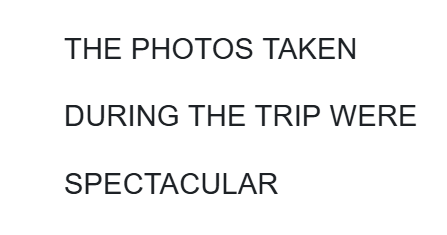
%> input picture photo.png, 447 x 235 px
$ octave --eval "result = runOCR('photo.png');"   (GNU Octave 9; MATLAB toolbox functions it lacks are replaced by stand-ins)
%> lines starting %> are read from the running program, lines starting %| are printed output that depends on the picture; in (x1, y1, x2, y2) boxes, pixels count from 0 and x2, y2 are one past the last pixel; in counts of white or black regions, pixels touching at a corner belong together; the program's own positions count from 1
### task1BinarizationAdvanced.m
function imOut = task1BinarizationAdvanced(imagePath)
% OTSU'S METHOD: Otsu finds the threshold that minimizes intra-class
% variance (between-class variance maximized).

img = imread(imagePath);
if size(img,3) == 3
    img = rgb2gray(img); % If RGB, convert to grayscale
end

img = im2double(img);
T = graythresh(img);           % Otsu's method — returns value in [0,1]
%we use MATLAB's implementation -- EXPLAIN DEEPLY IN REPORT
fprintf('Otsu threshold: %.3f\n', T);
imOut = ~imbinarize(img, T);      % invert: text becomes true
end

### task2RowProjection.m
function rowProjection = task2RowProjection(imBin)
% Goal: Obtaining and drawing row projection

rowProjection = sum(imBin, 2); % sumar la matriz por filas (how many active pixels (letters) in each row)

figure;
plot(rowProjection);
title('Row projection');
xlabel('Row index');
ylabel('Active pixels per row');

% Result: column vector with as many values as the image has rows

end

### task2SegmentRows.m
function [rowStarts, rowEnds, rowMask] = task2SegmentRows(imBin)
% Goal: Detecting text rows using row projection after morphological joining

% Join nearby components inside the same text line
imRows = imclose(imBin, strel('rectangle', [7 25]));

% Row projection on the processed image
rowProjection = sum(imRows, 2);

% Threshold to separate text rows from background
threshold = 0.1 * max(rowProjection);
rowMask = rowProjection > threshold;

% Smooth row mask to fill small gaps
rowMask = imclose(rowMask, ones(15,1));

% Detect row start and end indices
changes = diff([0; rowMask; 0]);
rowStarts = find(changes == 1);
rowEnds = find(changes == -1) - 1;

% Remove very small detections (noise)
minHeight = 10;
validRows = (rowEnds - rowStarts + 1) >= minHeight;
rowStarts = rowStarts(validRows);
rowEnds = rowEnds(validRows);

% Show result
figure;
plot(rowProjection);
title('Detected text rows');
xlabel('Row index');
ylabel('Active pixels per row');
hold on;
plot(rowStarts, rowProjection(rowStarts), 'ro');
plot(rowEnds, rowProjection(rowEnds), 'go');
hold off;

end

### task2ExtractRows.m
function rowImages = task2ExtractRows(imBin, rowStarts, rowEnds)
% Goal: Extracting each detected text row as a separate image

numRows = length(rowStarts); % Number of text lines detected
rowImages = cell(numRows, 1); % Creamos una celda columna para guardar cada recorte

figure;
for k = 1:numRows
    rowImages{k} = imBin(rowStarts(k):rowEnds(k), :); %Recorto una banda horizontal de la imagen

    subplot(numRows, 1, k); %Dividimos la figura en numRows partes verticales
    imshow(rowImages{k});
    title(['Row ', num2str(k)]);
end

end

### task3SegmentCharacters.m
%Now we have to segment the characters on each row
function allChars = task3SegmentCharacters(row)

% Logical format, to ensure we work in black and white
row = logical(row);

% IMPROVEMENT 1: morphological closing along the horizontal axis.
% Bridges tiny gaps inside a single character (e.g. the gap between the
% two diagonals of W, or thin breaks in I/T at low resolution) so they
% are not split into two blobs by the projection.
% Kernel: 1 row x 3 cols — only closes horizontal gaps, will not merge
% neighbouring characters which are separated by more than 3 columns.
row = imclose(row, strel('rectangle', [1 3]));

%Vertical proyection. For each column how many pixels of character we have
%We have a matrix where the zeros are spaces and the non zeros letters.
charProyection = sum(row, 1);

% Vertical projection: for each column, how many ink pixels exist


% IMPROVEMENT 2: use threshold=1 instead of 0.
% threshold=0 means a single noise pixel in any column opens a new blob.
% Requiring at least 2 ink pixels per column eliminates isolated noise dots
% without affecting real character strokes (which span many pixels tall).
threshold = 1;
binaryProyection = charProyection > threshold;

% Detect character blobs
d = diff([0 binaryProyection 0]);
startChar = find(d ==  1);
endChar   = find(d == -1) - 1;

% IMPROVEMENT 3: drop blobs narrower than 3 pixels — these are noise or
% scanning artifacts, not characters. Without this filter they skew avgWidth
% and cause real characters to be wrongly flagged as merged pairs.
blobWidths = endChar - startChar + 1;
validBlobs = blobWidths >= 3;
startChar  = startChar(validBlobs);
endChar    = endChar(validBlobs);

% Add a 1-pixel margin around each blob to avoid cutting edge strokes
startCharMargin = max(startChar - 1, 1);
endCharMargin   = min(endChar   + 1, size(row,2));


%Extract the characters of each row
%The length go in blocks, not in number of letters. StartChar contain all
%the start point of the blocks
numChars = length(startCharMargin);
chars = cell(1, numChars);

% %Iterate in all the blocks 'cutted'. For i=1 1st Char, for i=2 2nd Char...
% for i = 1:numChars
%     chars{i} = row(:, startCharMargin(i):endCharMargin(i)); %We assign to the chars variable all the characters.
% end
% %Store all chars.


% --- BUG FIX (Bug 5) ---
% Compute widths from the RAW (pre-margin) boundaries.
% Using endCharMargin-startCharMargin inflates every width by ~2 px,
% which biases avgWidth upward and causes the split condition to
% under-trigger (merged character pairs are missed).
widths   = endChar - startChar + 1;   % raw pixel width of each blob
avgWidth = mean(widths);
k = 1;

for i = 1:numChars
    width = widths(i);   % use raw width for the comparison

    if width > 1.5 * avgWidth
        % This blob is likely two merged characters.  Split at the midpoint.
        % We keep a 1-column overlap on the right half to avoid cutting
        % ink strokes that fall exactly on the split column.

        % Midpoint column (in margin-padded coordinates)
        cut = round((startCharMargin(i) + endCharMargin(i)) / 2);

        % Left half:  startMargin … cut  (inclusive)
        chars{k} = row(:, startCharMargin(i):cut);
        k = k + 1;

        % --- BUG FIX (Bug 6) ---
        % Original code started the right half at cut-1, so columns
        % (cut-1) and (cut) were included in BOTH halves — a 2-column
        % double-count.  Starting at (cut) gives a clean 1-column overlap
        % that is sufficient to avoid stroke loss.
        chars{k} = row(:, cut:endCharMargin(i));
        k = k + 1;

    else
        chars{k} = row(:, startCharMargin(i):endCharMargin(i));
        k = k + 1;
    end
end

allChars = chars;

% [6 lines of commented-out code are left out]

end

### task4PreprocessingCharacters.m
function characterOut = task4PreprocessingCharacters(characterArray, N)
%Goal: convert each segmented character from task3 into a NxN image
%being characterArray a cell array with image of each segmented character

%PRESERVING ROW STRUCTURE TO FACILITATE RECOGNITION!!!

numRows=length(characterArray);
characterOut = cell(numRows, 1); %create a cell array with 1 column and as many rows as images we have

for i = 1:numRows
    currentRow = characterArray{i};
    numCharsRow = length(currentRow);
    processedRow= cell(1,numCharsRow);

for k=1:numCharsRow
    image = currentRow{k};

    [height, width]=size(image); %size of the image containing each char

    % --- BUG FIX (Bug 7) ---
    % The original code used the variable name 'diff', which shadows
    % MATLAB's built-in diff() function (used in task2 and task3).
    % Although task4 itself does not call diff(), the shadowing can cause
    % confusing "Undefined function" errors if MATLAB's workspace leaks or
    % if this function is ever called from a script where diff is needed.
    % Renamed to 'padDiff' throughout.

    if height > width
        padDiff     = height - width;
        zerosRight  = ceil(padDiff / 2);
        zerosLeft   = floor(padDiff / 2);
        imgSquare   = padarray(image,    [0 zerosLeft],  0, 'pre');
        imgSquare   = padarray(imgSquare,[0 zerosRight], 0, 'post');

    elseif width > height
        padDiff     = width - height;
        zerosTop    = ceil(padDiff / 2);
        zerosBottom = floor(padDiff / 2);
        imgSquare   = padarray(image,    [zerosTop    0], 0, 'pre');
        imgSquare   = padarray(imgSquare,[zerosBottom 0], 0, 'post');

     %if the image is already square
    else
        imgSquare = image;
    end

    % IMPROVEMENT: use nearest-neighbour interpolation for resizing instead
    % of the default bilinear.  The input is already a binary (logical) image.
    % Bilinear resize produces grey-valued pixels at stroke edges, then the
    % hard > 0.5 threshold randomly deletes thin strokes (the middle bar of E,
    % the serif of I, the diagonals of W and V).  Nearest-neighbour keeps
    % every pixel either fully black or fully white, preserving stroke integrity.
    processedRow{k} = imresize(imgSquare, [N N], 'nearest');

end
    characterOut{i} = processedRow; %adding in each iteration the WHOLE ROW of resized square images to the next pos of the cell array

end

% [7 lines of commented-out code are left out]

end

### task5CreatingAlphabet.m
function [alphabet, alphabetChars] = task5CreatingAlphabet(alphabetImagePath, N, labels)
% Goal: create an alphabet of character templates from an alphabet image.
% input:
% alphabetImagePath :'alphabet.png'
% N : final size of each character( 32)
% labels: character labels, ('ABCDEFGHIJKLMNOPQRSTUVWXYZ')

% output:
% alphabet: structure containing the templates (alphabet.A, alphabet.B...)
% alphabetChars -> cell array with the preprocessed character images

if nargin < 2
    N = 32;
end %if the user does not enter a value for N, we use 32 by default

if nargin < 3
    labels = 'ABCDEFGHIJKLMNOPQRSTUVWXYZ';
end %if the user does not enter the labels, the function uses an alphabet of 26 letters by defult

% binarize the alphabet image
imAlphabet = task1BinarizationAdvanced(alphabetImagePath);

% we apply task2: segment rows
% in 'alphabet.png' two lines appear,
% rowStarts: saves where each row starts
% rowEnds: saves where each row ends
% ignore third exit (~)
[rowStarts, rowEnds, ~] = task2SegmentRows(imAlphabet);

% extract each row, it creates two separate images
rowImages = task2ExtractRows(imAlphabet, rowStarts, rowEnds);

% segment characters in each row
numRows = length(rowImages);
allChars = cell(numRows, 1); % we create an empty cell where we are saving the characters

for i = 1:numRows
    allChars{i} = task3SegmentCharacters(rowImages{i});
end

% preprocess characters to obtain NxN images
processedChars = task4PreprocessingCharacters(allChars, N);

% convert the result into a simple cell array
alphabetChars = flattenCharacterCells(processedChars);

% check that the number of characters matches the labels
if length(alphabetChars) ~= length(labels)
    error('Alphabet mismatch: segmented %d characters but %d labels were provided. ', length(alphabetChars), length(labels));
end
% create alphabet structure, where we save labels
alphabet = struct;

for k = 1:length(labels)
    currentLabel = labels(k);
    alphabet.(currentLabel) = alphabetChars{k};
end

end


function flatChars = flattenCharacterCells(chars)
% Converts nested cell arrays into a simple cell array, necessary because
% characteres are separated by rows

flatChars = {}; % We create an empty cell where we are saving every character in order

if iscell(chars) % check chars is a cell
    for i = 1:numel(chars)
        if iscell(chars{i})
            innerChars = flattenCharacterCells(chars{i});
            flatChars = [flatChars innerChars];
        else
            flatChars{end + 1} = chars{i};
        end
    end
else
    error('The preprocessed characters must be stored in a cell array.');
end

end

### runOCR.m
function recognizedString = runOCR(imageFile)

%%TASK1. BINARIZATION

imBinarized = task1BinarizationAdvanced(imageFile); %otsu finds optimal threshold (lower threshold, lineas mas finas, capta menos)
%> in task1BinarizationAdvanced, img is the input picture: size 235x447x3 uint8; mean R, G, B 243.4, 243.6, 243.8
%> in task1BinarizationAdvanced, `T = graythresh(img);           % Otsu's method — returns value in [0,1]`: T = 0.6
%| Otsu threshold: 0.600
%> in task1BinarizationAdvanced, `imOut = ~imbinarize(img, T);`:
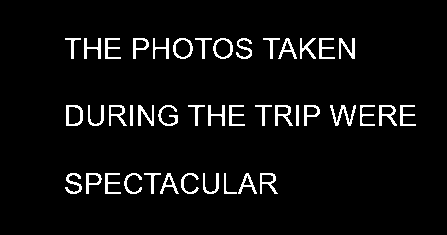
%> imOut: size 235x447 logical; 5.1% white in thin lines or dots, all inside (x1, y1, x2, y2) = (65, 38, 416, 194)

%%TASK2. SEGMENTING ROWS

% Method: vertical projection
% Sum image rows to detect text lines
rowProjection = task2RowProjection(imBinarized);
%> in task2RowProjection, `rowProjection = sum(imBin, 2);`: rowProjection = 235 values, max 196 at index 107, min 0 at index 1, mean 22.94
%> figure, not shown here; curve peaks at x = 107, y = 196
[rowStarts, rowEnds, rowMask] = task2SegmentRows(imBinarized);
%> in task2SegmentRows, `imRows = imclose(imBin, strel('rectangle', [7 25]));`: imRows: size 235x447 logical; 15.7% white; 3 white regions, box (x1, y1, x2, y2) and area: (66, 105, 416, 126) 6457, (65, 38, 355, 59) 5601, (65, 173, 278, 194) 4386
%> in task2SegmentRows, `rowProjection = sum(imRows, 2);`: rowProjection = 235 values, max 349 at index 106, min 0 at index 1, mean 69.97
%> in task2SegmentRows, `threshold = 0.1 * max(rowProjection);`: threshold = 34.9
%> in task2SegmentRows, `rowMask = rowProjection > threshold;`: rowMask = 235 logical values, 63 true
%> in task2SegmentRows, `changes = diff([0; rowMask; 0]);`: changes = 236 values, max 1 at index 39, min -1 at index 60, mean 0
%> in task2SegmentRows, `rowStarts = find(changes == 1);`: rowStarts = [39; 106; 174]
%> in task2SegmentRows, `rowEnds = find(changes == -1) - 1;`: rowEnds = [59; 126; 194]
%> in task2SegmentRows, `validRows = (rowEnds - rowStarts + 1) >= minHeight;`: validRows = [true; true; true]
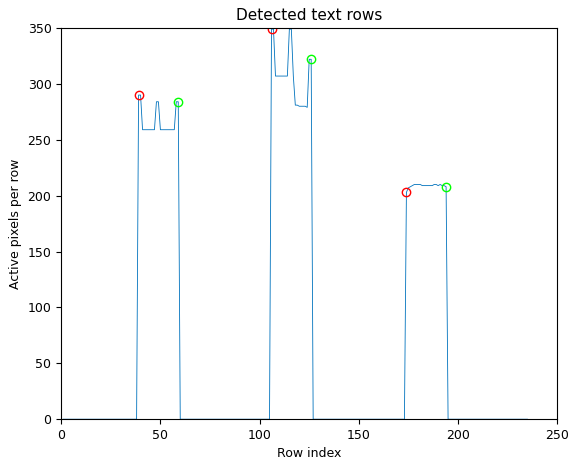
%> figure redrawn from the program's plot data; curve peaks at x = 106, y = 349
%> rowStarts = [39; 106; 174]; rowEnds = [59; 126; 194]; rowMask = 235 logical values, 63 true
rowImages = task2ExtractRows(imBinarized, rowStarts, rowEnds);
%> after the loop in task2ExtractRows, `for k = 1:numRows`: rowImages = 3 items
%> rowImages = 3 items

%%TASK3. SEGMENTING CHARACTERS
numRows = length(rowImages);
%> numRows = 3
allChars = cell(numRows, 1); %por que nuestra funcion trabaja con celdas y rowImages es una matriz
%> allChars = {[], [], []}
for i= 1:numRows
    characterInd = task3SegmentCharacters(rowImages{i});
    allChars{i} = characterInd;
end
%> this loop made 3 passes
%> (startChar in task3SegmentCharacters, endChar in task3SegmentCharacters, startCharMargin in task3SegmentCharacters, endCharMargin in task3SegmentCharacters, numChars in task3SegmentCharacters, widths in task3SegmentCharacters, avgWidth in task3SegmentCharacters) on pass 1: ([66 85 106 134 154 174 196 214 237 264 301 320 340], [81 101 121 149 169 193 212 233 252 297 316 335 355], [65 84 105 133 153 173 195 213 236 263 300 319 339], [82 102 122 150 170 194 213 234 253 298 317 336 356], 13, [16 17 16 16 16 20 17 20 16 34 16 16 16], 18.15)
%> (numChars in task3SegmentCharacters, avgWidth in task3SegmentCharacters) on pass 2: (17, 15.71)
%> after the loop, allChars = 3 items

%%TASK4. PREPROCESSING CHARACTERS
imageResized = task4PreprocessingCharacters(allChars,32);
%> in task4PreprocessingCharacters, `characterOut = cell(numRows, 1);`: characterOut = {[], [], []}
%> the loop in task4PreprocessingCharacters, `for i = 1:numRows` made 3 passes
%> numCharsRow on passes 1 to 2: 14, 18
%> numCharsRow on pass 3: 11
%> after the loop in task4PreprocessingCharacters, `for i = 1:numRows`: characterOut = 3 items; padDiff = 2; processedRow = 11 items; zerosBottom = 0; zerosLeft = 1
%> imageResized = 3 items

%%TASK5. CREATING ALPHABET
[alphabet, alphabetChars] = task5CreatingAlphabet('alphabet.png', 32, 'ABCDEFGHIJKLMNOPQRSTUVWXYZ');
%> call 2 of task1BinarizationAdvanced, with imagePath = 'alphabet.png'
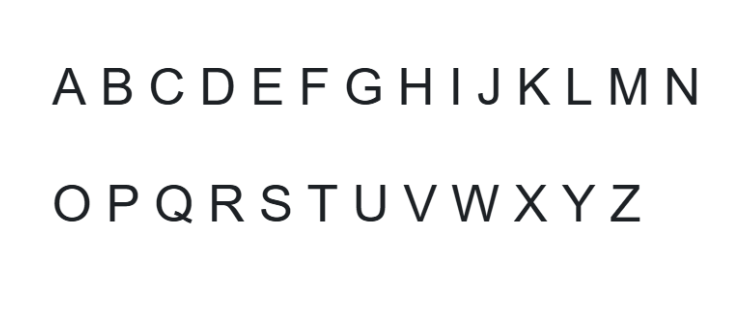
%> input picture alphabet.png, 736 x 310 px
%> in task1BinarizationAdvanced, img is the input picture: size 310x736x3 uint8; mean R, G, B 244.5, 244.6, 244.8
%> in task1BinarizationAdvanced (call 2), `T = graythresh(img);           % Otsu's method — returns value in [0,1]`: T = 0.608
%| Otsu threshold: 0.608
%> in task1BinarizationAdvanced (call 2), `imOut = ~imbinarize(img, T);`: imOut: size 310x736 logical; 4.9% white; 26 white regions, largest, box (x1, y1, x2, y2) and area: (611, 68, 646, 105) 653, (452, 185, 499, 222) 618, (104, 68, 132, 105) 562
%> in task2SegmentRows (call 2), `imRows = imclose(imBin, strel('rectangle', [7 25]));`:
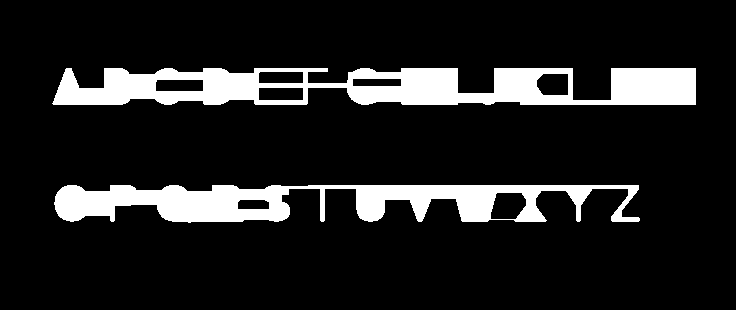
%> imRows: size 310x736 logical; 12.6% white; 2 white regions, box (x1, y1, x2, y2) and area: (52, 68, 696, 105) 15937, (54, 185, 640, 223) 12705
%> in task2SegmentRows (call 2), `rowProjection = sum(imRows, 2);`: rowProjection = 310 values, max 546 at index 101, min 0 at index 1, mean 92.39
%> in task2SegmentRows (call 2), `threshold = 0.1 * max(rowProjection);`: threshold = 54.6
%> in task2SegmentRows (call 2), `rowMask = rowProjection > threshold;`: rowMask = 310 logical values, 74 true
%> in task2SegmentRows (call 2), `changes = diff([0; rowMask; 0]);`: changes = 311 values, max 1 at index 69, min -1 at index 106, mean 0
%> in task2SegmentRows (call 2), `rowStarts = find(changes == 1);`: rowStarts = [69; 186]
%> in task2SegmentRows (call 2), `rowEnds = find(changes == -1) - 1;`: rowEnds = [105; 222]
%> in task2SegmentRows (call 2), `validRows = (rowEnds - rowStarts + 1) >= minHeight;`: validRows = [true; true]
%> in task5CreatingAlphabet, `[rowStarts, rowEnds, ~] = task2SegmentRows(imAlphabet);`:
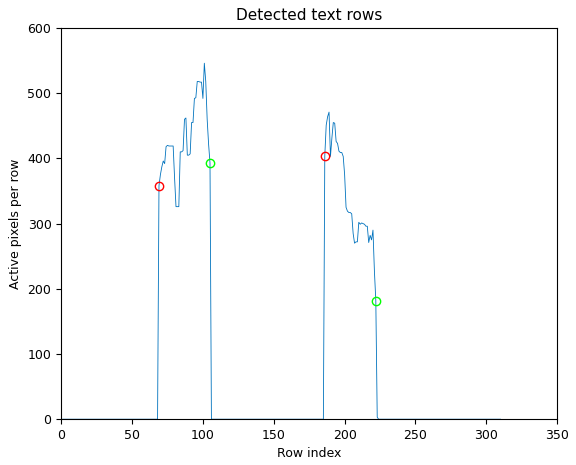
%> figure redrawn from the program's plot data; curve peaks at x = 101, y = 546
%> in task5CreatingAlphabet, `[rowStarts, rowEnds, ~] = task2SegmentRows(imAlphabet);`: rowStarts = [69; 186]; rowEnds = [105; 222]
%> in task5CreatingAlphabet, `rowImages = task2ExtractRows(imAlphabet, rowStarts, rowEnds);`: rowImages = 2 items
%> in task5CreatingAlphabet, `numRows = length(rowImages);`: numRows = 2
%> in task5CreatingAlphabet, `allChars = cell(numRows, 1);`: allChars = {[], []}
%> the loop in task5CreatingAlphabet, `for i = 1:numRows` made 2 passes
%> (threshold in task3SegmentCharacters, startChar in task3SegmentCharacters, endChar in task3SegmentCharacters, startCharMargin in task3SegmentCharacters, endCharMargin in task3SegmentCharacters, numChars in task3SegmentCharacters, widths in task3SegmentCharacters, avgWidth in task3SegmentCharacters) on pass 1: (1, [54 105 152 204 255 304 348 402 454 479 521 569 612 668], [86 132 183 234 282 328 381 430 458 498 550 591 646 696], [53 104 151 203 254 303 347 401 453 478 520 568 611 667], [87 133 184 235 283 329 382 431 459 499 551 592 647 697], 14, [33 28 32 31 28 25 34 29 5 20 30 23 35 29], 27.29)
%> (threshold in task3SegmentCharacters, startChar in task3SegmentCharacters, endChar in task3SegmentCharacters, startCharMargin in task3SegmentCharacters, endCharMargin in task3SegmentCharacters, numChars in task3SegmentCharacters, widths in task3SegmentCharacters) on pass 2: (1, [55 111 158 213 262 309 357 405 453 516 564 612], [90 138 192 243 290 337 385 436 499 546 594 640], [54 110 157 212 261 308 356 404 452 515 563 611], [91 139 193 244 291 338 386 437 500 547 595 641], 12, [36 28 35 31 29 29 29 32 47 31 31 29])
%> pass 1, in task3SegmentCharacters (call 4), `row = imclose(row, strel('rectangle', [1 3]));`:
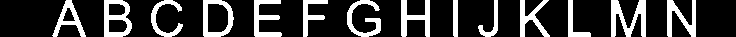
%> row: size 37x736 logical; 22% white; 14 white regions, largest, box (x1, y1, x2, y2) and area: (611, 0, 646, 37) 672, (104, 0, 132, 37) 562, (667, 0, 696, 37) 510
%> after the loop in task5CreatingAlphabet, `for i = 1:numRows`: allChars = 2 items
%> call 2 of task4PreprocessingCharacters, with N = 32
%> in task4PreprocessingCharacters (call 2), `characterOut = cell(numRows, 1);`: characterOut = {[], []}
%> the loop in task4PreprocessingCharacters (call 2), `for i = 1:numRows` made 2 passes
%> numCharsRow on pass 2: 12
%> after the loop in task4PreprocessingCharacters (call 2), `for i = 1:numRows`:
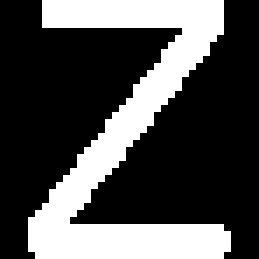
%> imgSquare: size 37x37 logical (shown 7 times larger); 30.5% white; 1 white region, box (x1, y1, x2, y2) and area: (4, 0, 33, 37) 418
%> after the loop in task4PreprocessingCharacters (call 2), `for i = 1:numRows`: characterOut = 2 items; padDiff = 6; processedRow = 12 items; zerosBottom = 6; zerosLeft = 3; zerosTop = 6
%> in task5CreatingAlphabet, `processedChars = task4PreprocessingCharacters(allChars, N);`: processedChars = 2 items
%> the loop in flattenCharacterCells, `for i = 1:numel(chars)` made 2 passes
%> in task5CreatingAlphabet, `alphabetChars = flattenCharacterCells(processedChars);`: alphabetChars = 26 items
%> alphabetChars = 26 items

%%TASK6. RECOGNITION
recognizedText = cell(numRows,1); %store recognized text of each row, cell porque cada fila puede tener distinto num de letras
%> recognizedText = {[], [], []}

for i = 1:numRows %itero sobre cada fila
    charsRow = imageResized{i};   %contains all chars from row i

    numChars = length(charsRow);
    letters = char(zeros(1, numChars)); %preallocate for speed

    for j = 1:numChars %itero sobre los characteres de cada fila
        imageCharacter = charsRow{j};   % imagen del char

        %SI ES ESPCIO no me hace falta ir a task6 a comparar con el
        %alphabeto!! pongo directamente el espacio
        if ischar(imageCharacter) && strcmp(imageCharacter, 'SPACE')
            letters(j) = ' ';
        else
            [letter, score] = task6RecognizeCharacters(imageCharacter, alphabet);

            letters(j) = letter; %concatenation of all letters in a row
        end
    end

    recognizedText{i} = letters; %puts all rows togeteher in a text
end
%> this loop made 3 passes
%> after the loop, letter = 'R'; letters = 'SPECTACUEAR'; recognizedText = {'THEPHOTOSTAKEN', 'DURINGTHETRIPYVERE', 'SPECTACUEAR'}; score = 0.85

%%disp('Recognized text:')
%%disp(recognizedText)

%HAGO ESTO POR QUE COMPARETEXTS SOLO TRABAJA CON STRINGS!!!
recognizedString = strjoin(recognizedText); %UNE TODOS LOS ELEMENTOS DE LA CELDA EN UN STRING
%> recognizedString = 'THEPHOTOSTAKEN DURINGTHETRIPYVERE SPECTACUEAR'
end
